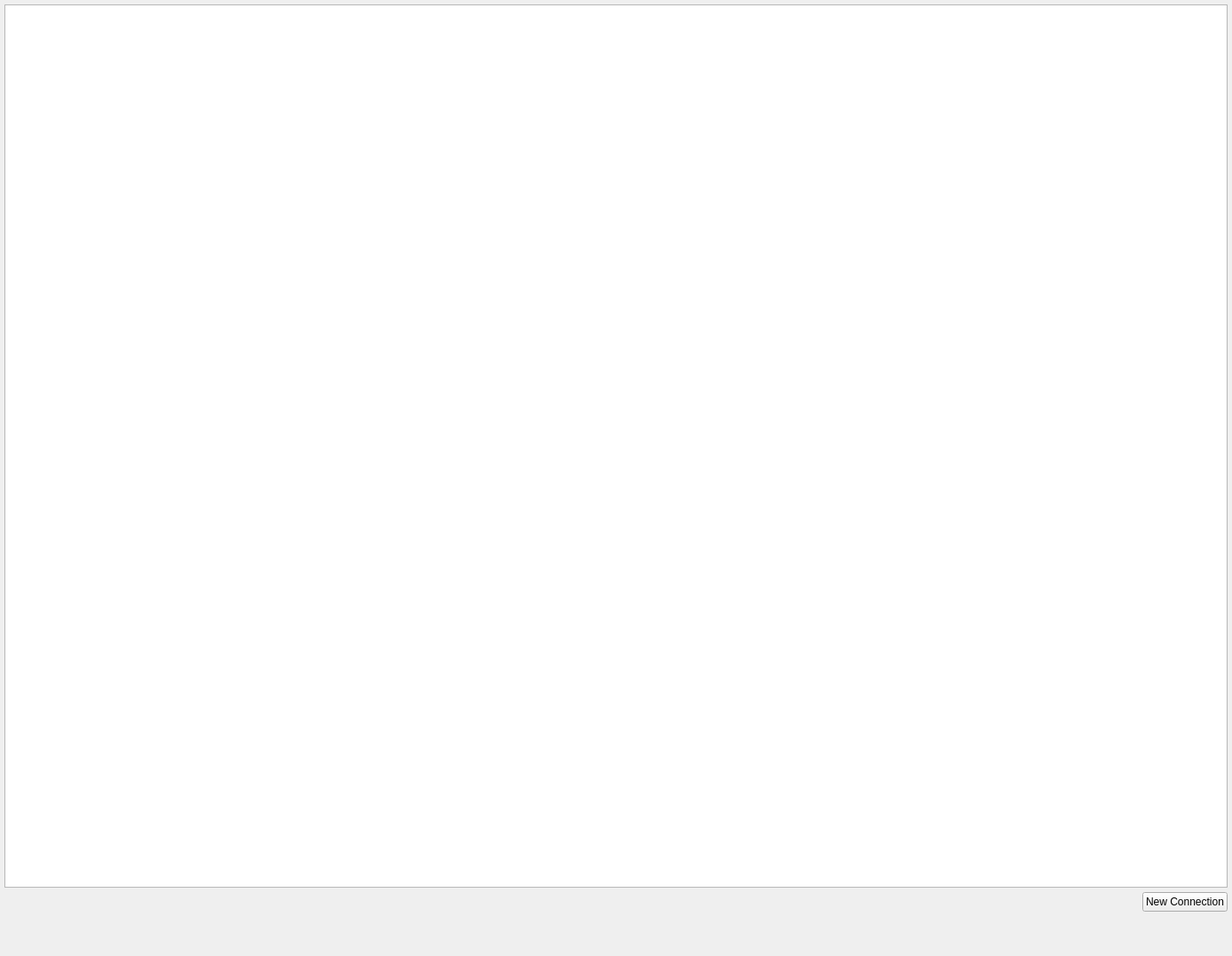
<?xml version="1.0" encoding="UTF-8"?>
<ui version="4.0">
 <class>ConnectionsWidget</class>
 <widget class="QWidget" name="ConnectionsWidget">
  <property name="geometry">
   <rect>
    <x>0</x>
    <y>0</y>
    <width>1388</width>
    <height>1077</height>
   </rect>
  </property>
  <property name="windowTitle">
   <string>Form</string>
  </property>
  <layout class="QVBoxLayout" name="verticalLayout">
   <property name="spacing">
    <number>5</number>
   </property>
   <property name="leftMargin">
    <number>5</number>
   </property>
   <property name="topMargin">
    <number>5</number>
   </property>
   <property name="rightMargin">
    <number>5</number>
   </property>
   <property name="bottomMargin">
    <number>5</number>
   </property>
   <item>
    <layout class="QVBoxLayout" name="verticalLayout_4">
     <item>
      <widget class="QListWidget" name="connectionsWidget">
       <property name="contextMenuPolicy">
        <enum>Qt::CustomContextMenu</enum>
       </property>
       <property name="sortingEnabled">
        <bool>true</bool>
       </property>
      </widget>
     </item>
     <item>
      <layout class="QHBoxLayout" name="horizontalLayout">
       <item>
        <spacer name="horizontalSpacer">
         <property name="orientation">
          <enum>Qt::Horizontal</enum>
         </property>
         <property name="sizeHint" stdset="0">
          <size>
           <width>40</width>
           <height>20</height>
          </size>
         </property>
        </spacer>
       </item>
       <item>
        <widget class="QPushButton" name="newConnectionButton">
         <property name="text">
          <string>New Connection</string>
         </property>
        </widget>
       </item>
      </layout>
     </item>
    </layout>
   </item>
   <item>
    <widget class="QSplitter" name="splitter">
     <property name="orientation">
      <enum>Qt::Horizontal</enum>
     </property>
     <widget class="QWidget" name="verticalLayoutWidget">
      <layout class="QVBoxLayout" name="verticalLayout_2">
       <item>
        <spacer name="verticalSpacer">
         <property name="orientation">
          <enum>Qt::Vertical</enum>
         </property>
         <property name="sizeHint" stdset="0">
          <size>
           <width>20</width>
           <height>40</height>
          </size>
         </property>
        </spacer>
       </item>
      </layout>
     </widget>
    </widget>
   </item>
  </layout>
 </widget>
 <resources/>
 <connections/>
</ui>
